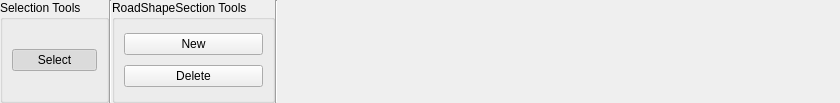
<?xml version="1.0" encoding="UTF-8"?>
<ui version="4.0">
 <class>ShapeRibbon</class>
 <widget class="QWidget" name="ShapeRibbon">
  <property name="geometry">
   <rect>
    <x>0</x>
    <y>0</y>
    <width>840</width>
    <height>103</height>
   </rect>
  </property>
  <property name="minimumSize">
   <size>
    <width>0</width>
    <height>0</height>
   </size>
  </property>
  <property name="windowTitle">
   <string>Form</string>
  </property>
  <layout class="QHBoxLayout" name="horizontalLayout">
   <property name="spacing">
    <number>0</number>
   </property>
   <property name="leftMargin">
    <number>0</number>
   </property>
   <property name="topMargin">
    <number>0</number>
   </property>
   <property name="rightMargin">
    <number>0</number>
   </property>
   <property name="bottomMargin">
    <number>0</number>
   </property>
   <item>
    <widget class="QGroupBox" name="selectionBox">
     <property name="title">
      <string>Selection Tools</string>
     </property>
     <layout class="QGridLayout" name="gridLayout_6">
      <item row="1" column="0">
       <widget class="QPushButton" name="select">
        <property name="text">
         <string>Select</string>
        </property>
        <property name="checkable">
         <bool>true</bool>
        </property>
        <property name="checked">
         <bool>true</bool>
        </property>
       </widget>
      </item>
     </layout>
    </widget>
   </item>
   <item>
    <widget class="Line" name="line_type">
     <property name="orientation">
      <enum>Qt::Vertical</enum>
     </property>
    </widget>
   </item>
   <item>
    <widget class="QGroupBox" name="shapeBox">
     <property name="title">
      <string>RoadShapeSection Tools</string>
     </property>
     <layout class="QGridLayout" name="gridLayout_3">
      <item row="2" column="0">
       <widget class="QPushButton" name="shapeDelete">
        <property name="text">
         <string>Delete</string>
        </property>
        <property name="checkable">
         <bool>true</bool>
        </property>
       </widget>
      </item>
      <item row="1" column="0">
       <widget class="QPushButton" name="shapeAdd">
        <property name="text">
         <string>New</string>
        </property>
        <property name="checkable">
         <bool>true</bool>
        </property>
        <property name="checked">
         <bool>false</bool>
        </property>
       </widget>
      </item>
     </layout>
    </widget>
   </item>
   <item>
    <widget class="Line" name="line_type_2">
     <property name="orientation">
      <enum>Qt::Vertical</enum>
     </property>
    </widget>
   </item>
   <item>
    <spacer name="horizontalSpacer">
     <property name="orientation">
      <enum>Qt::Horizontal</enum>
     </property>
     <property name="sizeHint" stdset="0">
      <size>
       <width>40</width>
       <height>20</height>
      </size>
     </property>
    </spacer>
   </item>
  </layout>
 </widget>
 <resources/>
 <connections/>
</ui>
